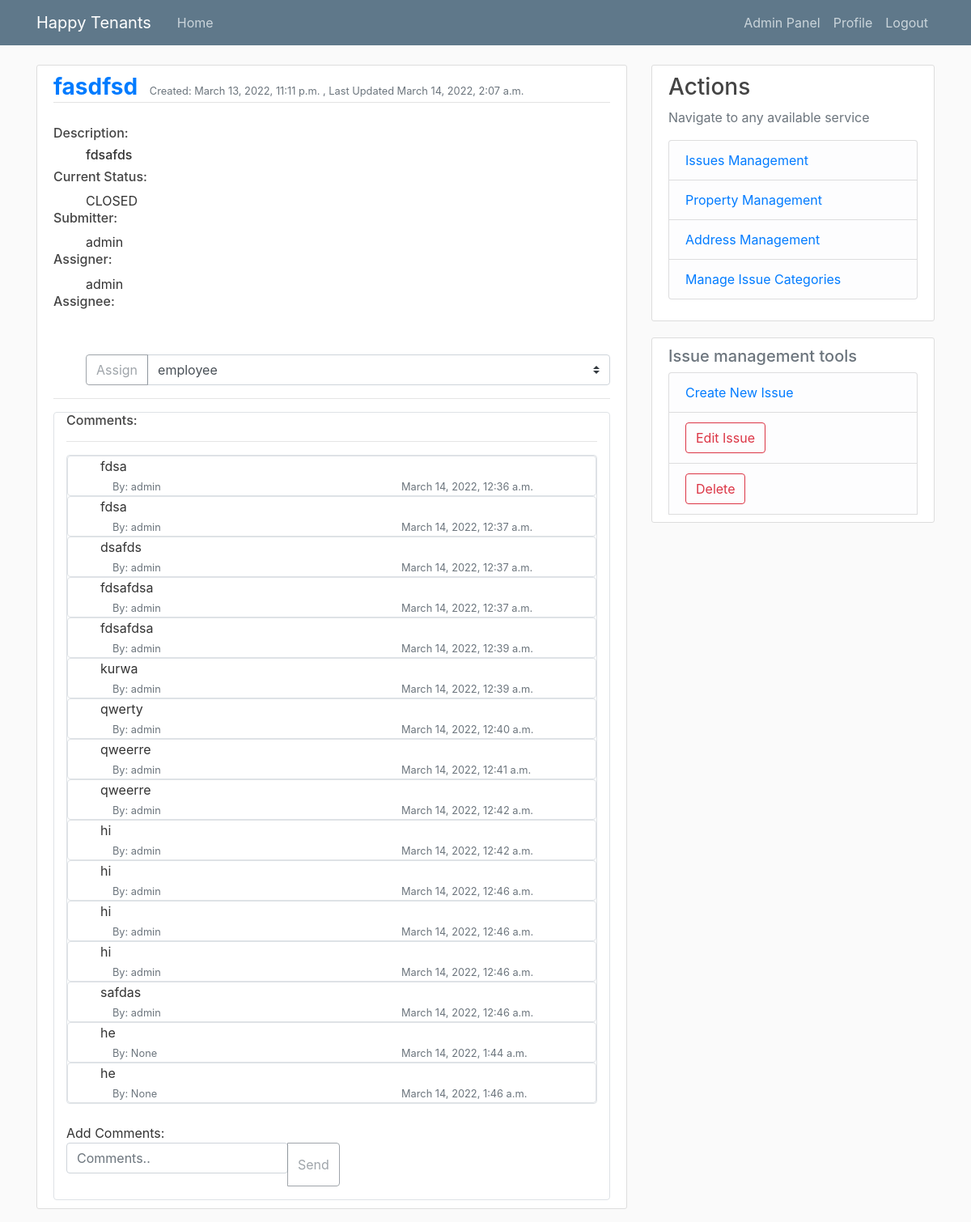
Page /issues/16 (signed in) on the committed database.
### tenant_mgmt/models.py (models this page shows, shortened)
class Issue(models.Model):
    class StatusENUM(models.TextChoices):
        CRE = 'CREATED',
        ASS = 'ASSIGNED',
        PRO = 'IN_PROGRESS',
        COM = 'COMPLETED',
        DEL = 'DELETED',
        CLO = 'CLOSED'
    title = models.CharField(max_length=50, null=False, blank=False)
    description = models.TextField(max_length=200, null=False, blank=False)
    category = models.ForeignKey(IssueCategory, on_delete=models.SET_NULL, null=True)
    related_property = models.ForeignKey(Property, on_delete=models.CASCADE)
    status = models.CharField(max_length=20, choices=StatusENUM.choices, default=StatusENUM.CRE)
    manager = models.ForeignKey(User, on_delete=models.SET_NULL, default=None, blank=True, null=True, related_name="assigned_by_issues_set")
    assignee = models.ForeignKey(User, on_delete=models.SET_NULL, default=None, blank=True, null=True, related_name="assigned_to_issues_set")
    submitter = models.ForeignKey(User, on_delete=models.CASCADE, related_name="submitted_issues_set")
    created = models.DateTimeField(auto_now_add=True)
    updated = models.DateTimeField(auto_now=True)
    def __str__(self) -> str:
        return self.title
    class Meta:
        ordering = ['-updated', '-created']

class Comment(models.Model):
    messageText = models.TextField(max_length=255, null=True)
    author = models.ForeignKey(User, on_delete=models.SET_NULL, null=True)
    issue = models.ForeignKey(Issue, on_delete=models.CASCADE, related_name="issue_comments")
    dateAdded = models.DateTimeField(auto_now_add=True)
    dateUpdated = models.DateTimeField(auto_now=True)
    class Meta:
        ordering = ['dateUpdated', 'dateAdded']

### tenant_mgmt/views.py (the view, shortened to what this page needs)
# urls.py: path('issues/<int:pk>', IssueDetailView.as_view(), name='issueDetails'),
@method_decorator([login_required], name='dispatch')
class IssueDetailView(UserPassesTestMixin, DetailView):
    model = Issue
    template_name = 'tnt_mgmt/issue/detail.html'
    context_object_name = 'issue'
    ordering = ['dateAdded']
    def get_context_data(self, **kwargs):
        context = super(IssueDetailView, self).get_context_data(**kwargs)
        context['employees'] = User.objects.filter(groups__name='employee')
        return context
    def test_func(self):
        issue = self.get_object()
        return util.is_admin_or_manager(self.request.user) or self.request.user == issue.submitter or self.request.user == issue.assignee

### tenant_mgmt/templatetags/extra_filters.py (called while the page is built)
@register.filter(name='has_groups')
def has_groups(user, group_names):
    groups = list(group_names.split('|'))
    userGroups = user.groups.all()
    for groupName in groups:
        group = Group.objects.get(name=groupName)
        if group in userGroups:
            return True
    return False

@register.filter(name='is_active')
def is_active(user):
    return len(user.groups.all()) > 0

### tenant_mgmt/util.py (called while the page is built)
def is_admin_or_manager(user):
    return is_admin(user) or is_manager(user)

def is_admin(user):
    return Group.objects.get(name='administrator') in user.groups.all()

### tenant_mgmt/templates/tnt_mgmt/issue/detail.html (shortened to what this page needs)
{% extends "./base.html" %} {% block content %} {% load extra_filters %}
<article class="media content-section">
  <div class="media-body">
    <div class="article-metadata">
      <a class="mr-2 h3" href="{% url 'issueDetails' issue.id %}">
        <b> {{ issue }} </b></a
      >
      <small class="text-muted"
        >Created: {{ issue.created}} , Last Updated {{issue.updated}}</small
      >
    </div>
    <div>
      <br />
      <h6>Description:</h6>
      <ul class="h6">
        {{issue.description}}
      </ul>
      <h6>Current Status:</h6>
      <ul>
        {{issue.status}} {% if issue.status == 'ASSIGNED' %} to {{issue.assignee.username}}{% endif %}
      </ul>
      <h6>Submitter:</h6>
      <ul>
        {{issue.submitter}}
      </ul>
      <h6>Assigner:</h6>
      <ul>
        {{issue.manager}}
      </ul>
      <h6>Assignee:</h6>
      <ul>
      {% if request.user|has_groups:"administrator|manager" %}
        <form method="POST">
          <div class="input-group mb-3">
            <div class="input-group-prepend">
              <button class="btn btn-outline-secondary" type="submit"  {% if issue.status == 'CLOSED' %}disabled{% endif %}>Assign</button>
            </div>
            <select name="assignee" class="custom-select" id="inputGroupSelect03">
              {% for employee in employees  %}
              <option value="{{employee.id}}">{{employee.username}}</option>
              {% endfor %}
            </select>
          </div>
        </form>
      {% endif %}
      </ul>
      <hr />
    </div>
    <div class="container border border-gray rounded">
      <h6>Comments:</h6>
      <hr />
      <div class="border border-gray rounded">
        {% for comment in issue.issue_comments.all %}
        <div class="border border-gray rounded">
          <div>
            <ul>
              {{comment.messageText}}
            </ul>
            <ul>
              <div class="container">
                <div class="row">
                  <div class="col">
                    <small class="text-muted">By: {{comment.author}}</small>
                  </div>
                  <div class="col col-lg-5">
                    <small class="text-muted">{{comment.dateAdded}}</small>
                  </div>
                </div>
              </div>
            </ul>
          </div>
        </div>
        {% empty %}
        <small> No Comments...</small>
        {% endfor %}
      </div>
      <br>
      <div>
        <form method="POST">
        Add Comments:
        <div class="input-group mb-3">
          <fieldset class="form-group">
            <input type="text" name="comment_text" class="form-control" placeholder="Comments.." aria-label="Recipient's username" aria-describedby="basic-addon2">
          </fieldset>
          <div class="input-group-append">
            <button class="btn btn-outline-secondary" type="submit" {% if issue.status == 'CLOSED' %}disabled{% endif %}>Send</button>
          </div>
        </form>
        </div>
      </div>
    </div>
  </div>
{% endblock content %}
{% block details_view_actions %}
{% if request.user|has_groups:"administrator|manager|tenant" %}
<li class="list-group-item list-group-item-light">
  <button id="editBtn" class="btn btn-outline-danger" type="submit">
    Edit Issue
  </button>
</li>
{% if request.user|has_groups:"administrator|manager" %}
    <li class="list-group-item list-group-item-light">
      <button id="deleteBtn" class="btn btn-outline-danger" type="submit">
        Delete
      </button>
    </li>
{% endif %}
{% endif %}
{% endblock details_view_actions %}

### tenant_mgmt/static/tnt_mgmt/base.css (style rules this page uses)
body { background: #fafafa; color: #333333; margin-top: 5rem; }
h1, h2, h3, h4, h5, h6 { color: #444444; }
ul { margin: 0; }
.content-section { background: #ffffff; padding: 10px 20px; border: 1px solid #dddddd; border-radius: 3px; margin-bottom: 20px; }
.article-metadata { padding-bottom: 1px; margin-bottom: 4px; border-bottom: 1px solid #e3e3e3 }

### rows in the picture
Issue: title "fasdfsd", created "March 13, 2022, 11:11 p.m.", updated "March 14, 2022, 2:07 a.m.", description "fdsafds", status "CLOSED", submitter "admin", manager "admin"
Comment: messageText "fdsa", author "admin", dateAdded "March 14, 2022, 12:36 a.m."
Comment: messageText "fdsa", author "admin", dateAdded "March 14, 2022, 12:37 a.m."
Comment: messageText "dsafds", author "admin", dateAdded "March 14, 2022, 12:37 a.m."
Comment: messageText "fdsafdsa", author "admin", dateAdded "March 14, 2022, 12:37 a.m."
Comment: messageText "fdsafdsa", author "admin", dateAdded "March 14, 2022, 12:39 a.m."
Comment: messageText "kurwa", author "admin", dateAdded "March 14, 2022, 12:39 a.m."
Comment: messageText "qwerty", author "admin", dateAdded "March 14, 2022, 12:40 a.m."
Comment: messageText "qweerre", author "admin", dateAdded "March 14, 2022, 12:41 a.m."
Comment: messageText "qweerre", author "admin", dateAdded "March 14, 2022, 12:42 a.m."
Comment: messageText "hi", author "admin", dateAdded "March 14, 2022, 12:42 a.m."
Comment: messageText "hi", author "admin", dateAdded "March 14, 2022, 12:46 a.m."
Comment: messageText "hi", author "admin", dateAdded "March 14, 2022, 12:46 a.m."
Comment: messageText "hi", author "admin", dateAdded "March 14, 2022, 12:46 a.m."
Comment: messageText "safdas", author "admin", dateAdded "March 14, 2022, 12:46 a.m."
Comment: messageText "he", author "None", dateAdded "March 14, 2022, 1:44 a.m."
Comment: messageText "he", author "None", dateAdded "March 14, 2022, 1:46 a.m."

### other values in the picture
form field assignee "employee"
